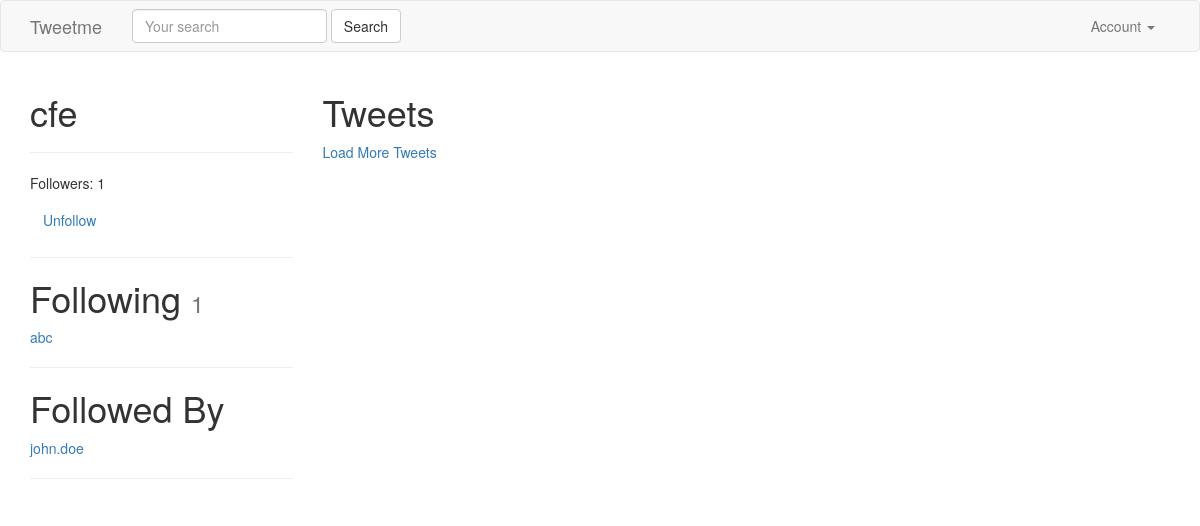
Page /cfe/ (signed in) on the earlier database version.
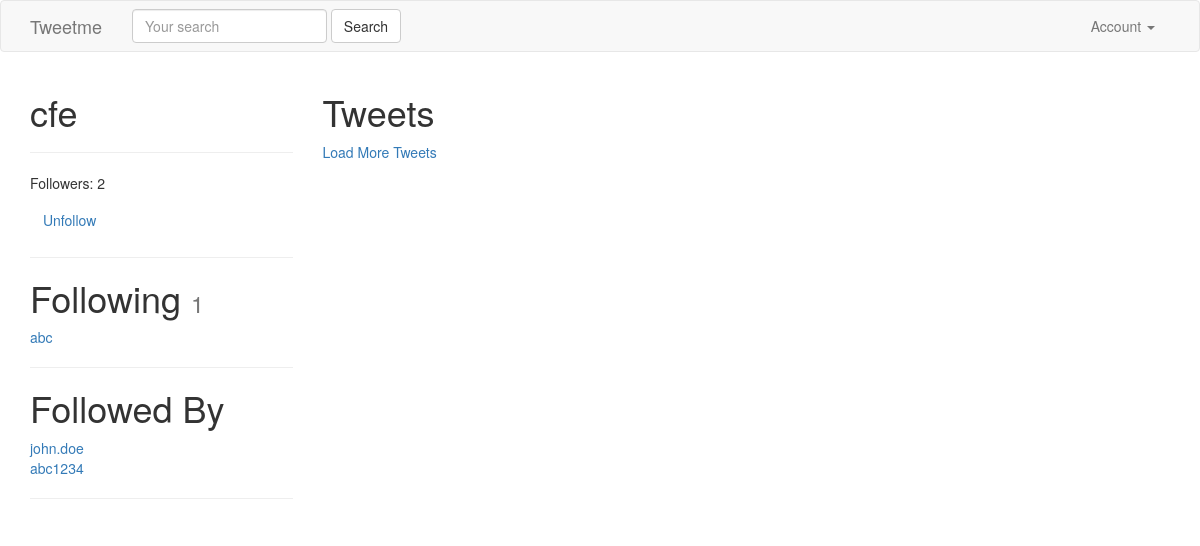
Same page on the later database version.
### accounts/models.py (models this page shows, shortened)
class UserProfile(models.Model):
    user        = models.OneToOneField(settings.AUTH_USER_MODEL, related_name='profile') # user.profile
    following   = models.ManyToManyField(settings.AUTH_USER_MODEL, blank=True, related_name='followed_by')
    objects = UserProfileManager() # UserProfile.objects.all()
    def get_following(self):
        users  = self.following.all() # User.objects.all().exclude(username=self.user.username)
        return users.exclude(username=self.user.username)
    def get_follow_url(self):
        return reverse_lazy("profiles:follow", kwargs={"username":self.user.username})
    def get_absolute_url(self):
        return reverse_lazy("profiles:detail", kwargs={"username":self.user.username})

### accounts/views.py (the view)
# urls.py: url(r'^(?P<username>[\w.@+-]+)/$', UserDetailView.as_view(), name='detail'), # /tweet/1/
class UserDetailView(DetailView):
    template_name = 'accounts/user_detail.html'
    queryset = User.objects.all()
    def get_object(self):
        return get_object_or_404(
                    User,
                    username__iexact=self.kwargs.get("username")
                    )
    def get_context_data(self, *args, **kwargs):
        context = super(UserDetailView, self).get_context_data(*args, **kwargs)
        following = UserProfile.objects.is_following(self.request.user, self.get_object())
        context['following'] = following
        context['recommended'] = UserProfile.objects.recommended(self.request.user)
        return context

### accounts/models.py (called while the page is built)
    def all(self):
        qs = self.get_queryset().all()
        try:
            if self.instance:
                qs = qs.exclude(user=self.instance)
        except:
            pass
        return qs

    def is_following(self, user, followed_by_user):
        user_profile, created = UserProfile.objects.get_or_create(user=user)
        if created:
            return False
        if followed_by_user in user_profile.following.all():
            return True
        return False

    def recommended(self, user, limit_to=10):
        print(user)
        profile = user.profile
        following = profile.following.all()
        following = profile.get_following()
        qs = self.get_queryset().exclude(user__in=following).exclude(id=profile.id).order_by("?")[:limit_to]
        return qs

### accounts/templates/accounts/user_detail.html (shortened to what this page needs)
{% extends "base.html" %}
{% block content %}
<div class='row'>
    <div class='col-sm-3 col-xs-12'>
        <h1>{{ object.username }} </h1>
        <hr/>
        <p>Followers: {{ object.followed_by.all.count }}</p>
        <p>
            <a class='btn btn-link' href='{{ object.profile.get_follow_url }}'>
                    {% if following %}Unfollow{% else %}Follow{% endif %}
                </a>
        </p>
         <hr/>
          <h1>Following <small>{{ object.profile.get_following.count }}</small></h1>
             {% for user in object.profile.get_following %}
             <a href='/{{ user.username }}'>{{ user.username }}</a><br/>
             {% empty %}
             <h4>Not following any users</h4>
             {% endfor %}
          <hr/>
          <h1>Followed By</h1>
             {% for profile in object.followed_by.all %}
             <a href='/{{ profile.user.username }}'>{{ profile.user.username }}</a><br/>
             {% empty %}
             <h4>Not followed by any users</h4>
             {% endfor %}
          <hr/>
    </div>
    <div class='col-sm-9 col-xs-12'>
         <h1>Tweets</h1>
          <a href='#' id='loadmore'>Load More Tweets</a>
     </div>
</div>
{% endblock content %}

Differences in the rows shown:
added UserProfile: user.username "abc1234"
Other differences:
{{ object.followed_by.all.count }}: "1" → "2"
